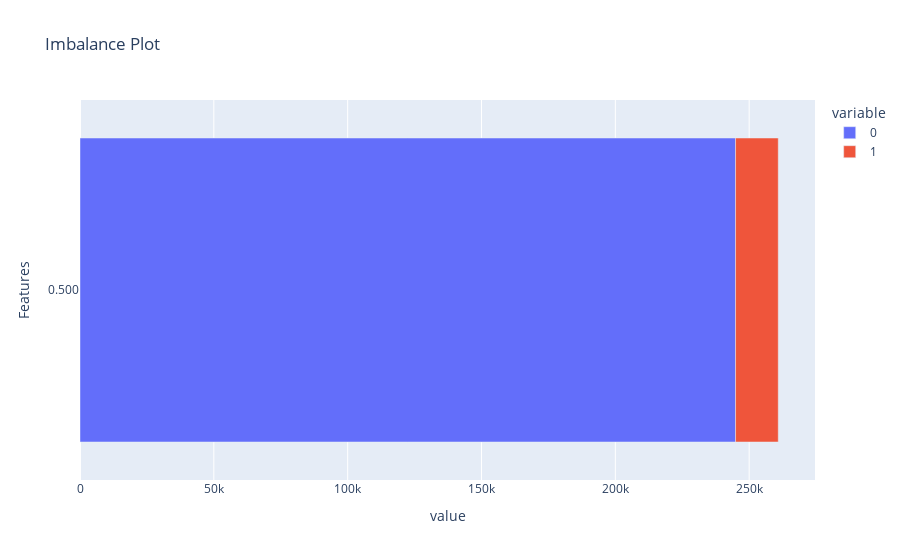

Notebook code for this chart:
### Code cell
print("Imbalance#1:")
explanations["imbalance#1"].ipython_plot()

### Figure 1 — Plotly figure (JSON) as saved in the notebook; plotly's stock layout.template omitted (floating-point values rounded to 4 significant figures)
{"data": [{"alignmentgroup": "True", "hovertemplate": "variable=0<br>value=%{x}<br>Features=%{y}<extra></extra>", "legendgroup": "0", "marker": {"color": "#636efa", "pattern": {"shape": ""}}, "name": "0", "offsetgroup": "0", "orientation": "h", "showlegend": true, "textposition": "auto", "type": "bar", "x": [244912], "xaxis": "x", "y": ["0.500"], "yaxis": "y"}, {"alignmentgroup": "True", "hovertemplate": "variable=1<br>value=%{x}<br>Features=%{y}<extra></extra>", "legendgroup": "1", "marker": {"color": "#EF553B", "pattern": {"shape": ""}}, "name": "1", "offsetgroup": "1", "orientation": "h", "showlegend": true, "textposition": "auto", "type": "bar", "x": [15952], "xaxis": "x", "y": ["0.500"], "yaxis": "y"}], "layout": {"barmode": "relative", "legend": {"title": {"text": "variable"}, "tracegroupgap": 0}, "title": {"text": "Imbalance Plot"}, "xaxis": {"anchor": "y", "domain": [0, 1], "title": {"text": "value"}}, "yaxis": {"anchor": "x", "domain": [0, 1], "title": {"text": "Features"}}}}
